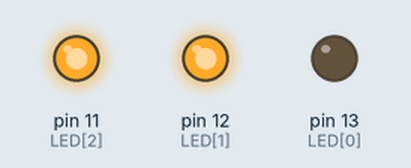
This sketch was run on a simulated Arduino Uno, built with avr-gcc and run on an emulated ATmega328P. Shown: output pins drawn as LEDs (lit = HIGH).

Above: at 0.05 s.
At 1.45 s:
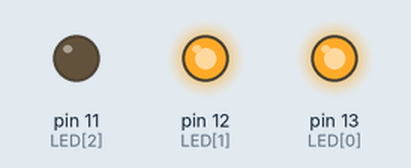
At 2.75 s:
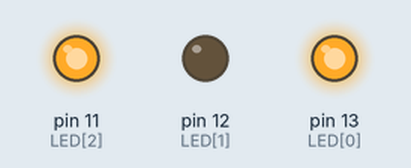
Timing chart, 0 to 3.0 s (numbered marks = the images above):
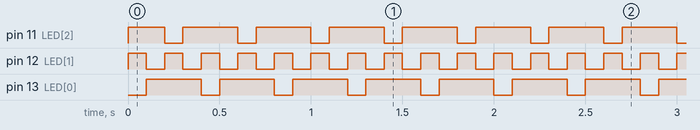

The sketch:

s1410832036_hw1.ino
```cpp
//全域變數
const int LED_size = 3;
const int LED[LED_size] = {13, 12, 11};
const int delayTime = 100;

void setup() {
  //設定 Arduino 接腳 為輸出狀態
  for (int i = 0; i < LED_size; i++) {
    pinMode(LED[i], OUTPUT);
    digitalWrite(LED[i], HIGH);
  }

}

void loop() {
  for (int i = 0; i < LED_size-1; i++) {
    digitalWrite(LED[i], LOW);
    delay(delayTime);
    digitalWrite(LED[i], HIGH);
  }
  for (int i = LED_size-1; i > 0; i--) {
    digitalWrite(LED[i], LOW);
    delay(delayTime);
    digitalWrite(LED[i], HIGH);
  }
}
```

Measured:
- by itself, pin 11 (LED[2]), pin 13 (LED[0]): alternates HIGH for 0.30 s and LOW for 0.10 s
- by itself, pin 12 (LED[1]): alternates HIGH for 0.10 s and LOW for 0.10 s
